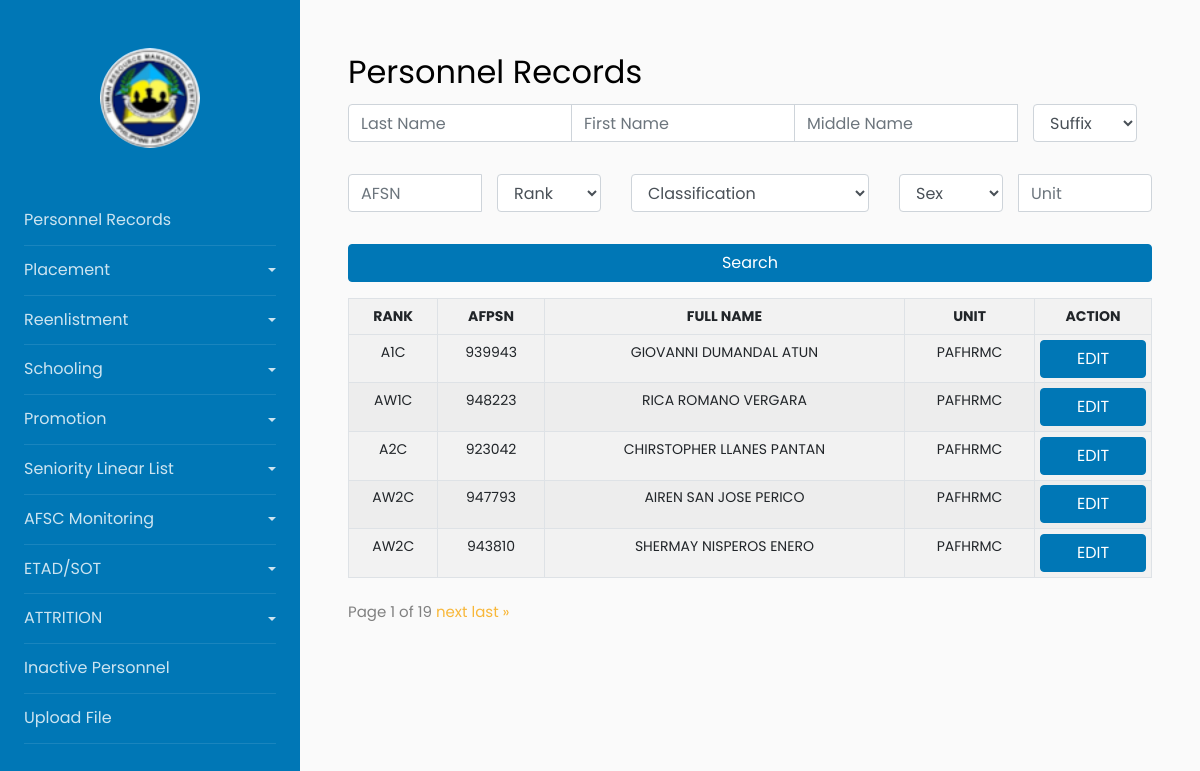
Before: / with the older database file.
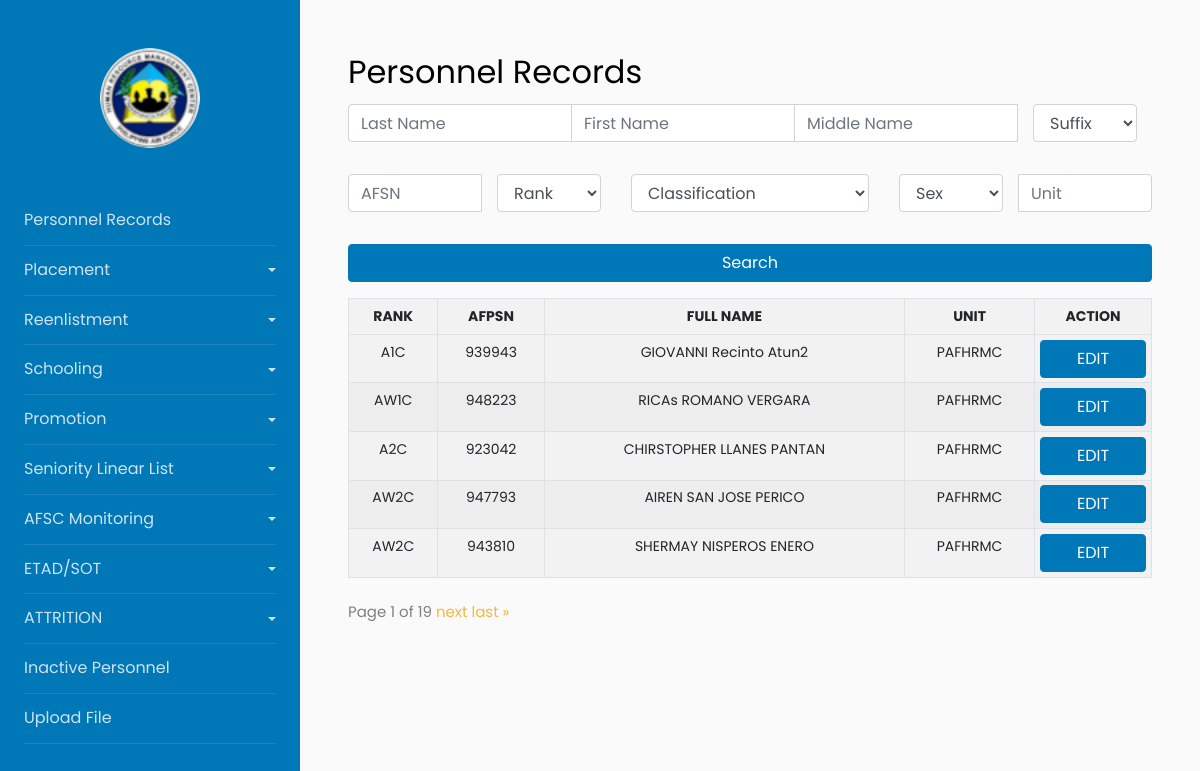
After: the same page with the newer database file.
### myapp/models.py (models this page shows, shortened)
class PersonnelItem(models.Model):
    NR = models.CharField(max_length=200, blank=True, null=True)
    RANK = models.CharField(max_length=200)
    LAST_NAME = models.CharField(max_length=200)
    FIRST_NAME = models.CharField(max_length=200)
    MIDDLE_NAME = models.CharField(max_length=200)
    EXTENSION_NAME = models.CharField(max_length=200, blank=True, null=True)
    SERIAL_NUMBER = models.CharField(max_length=200)
    BOS = models.CharField(max_length=200)
    SEX = models.CharField(max_length=10)
    BIRTHDAY = models.DateField()
    CONTACT_NUMBER = models.CharField(max_length=200, blank=True, null=True)
    ADDRESS = models.CharField(max_length=200)
    REGULAR_RESERVE = models.CharField(max_length=200, blank=True, null=True)
    PILOT_RATED_NON_RATED = models.CharField(max_length=200, blank=True, null=True)
    AFSC = models.CharField(max_length=200, blank=True, null=True)
    HIGHEST_PME_COURSES = models.CharField(max_length=200, blank=True, null=True)
    EFFECTIVE_DATE_APPOINTMENT = models.DateField()
    EFFECTIVE_DATE_ENTERED = models.DateField()
    LENGTH_OF_SERVICE = models.CharField(max_length=200)
    DATE_LAST_PROMOTION_APPOINTMENT = models.DateField(max_length=200, blank=True, null=True)
    UNIT = models.CharField(max_length=200)
    SUB_UNIT = models.CharField(max_length=200, blank=True, null=True)
    DATE_LAST_1ST_TRANCH_REENLISTMENT = models.DateField(max_length=200, blank=True, null=True)
    DATE_LAST_2ND_TRANCH_REENLISTMENT = models.DateField(max_length=200, blank=True, null=True)

### myapp/views.py (the view)
# urls.py: path('', views.index, name='index'),
def index(request):
    last_name_query = request.GET.get('last_name')
    first_name_query = request.GET.get('first_name')
    middle_name_query = request.GET.get('middle_name')
    suffix_query = request.GET.get('suffix')
    afsn_query = request.GET.get('afsn')
    rank_query = request.GET.get('rank')
    classification_query = request.GET.get('classification')
    sex_query = request.GET.get('sex')
    unit_query = request.GET.get('unit')
    filters = Q()
    if last_name_query:
        filters &= Q(LAST_NAME__icontains=last_name_query)
    if first_name_query:
        filters &= Q(FIRST_NAME__icontains=first_name_query)
    if middle_name_query:
        filters &= Q(MIDDLE_NAME__icontains=middle_name_query)
    if suffix_query and suffix_query != "Suffix":
        filters &= Q(EXTENSION_NAME__icontains=suffix_query)
    if afsn_query:
        filters &= Q(SERIAL_NUMBER__icontains=afsn_query)  # Change this to 'SERIAL_NUMBER'
    if rank_query and rank_query != "Rank":
        filters &= Q(RANK__icontains=rank_query)
    if classification_query and classification_query != "Classification":
        filters &= Q(CLASSIFICATION__icontains=classification_query)
    if sex_query and sex_query != "Sex":
        filters &= Q(SEX__icontains=sex_query)
    if unit_query:
        filters &= Q(UNIT__icontains=unit_query)
    persons = PersonnelItem.objects.filter(filters)
    paginator = Paginator(persons, 5)
    page_num = request.GET.get("page")
    persons = paginator.get_page(page_num)
    return render(request, 'myapp/index.html', {
        'persons': persons,
        'last_name_query': last_name_query,
        'first_name_query': first_name_query,
        'middle_name_query': middle_name_query,
        'suffix_query': suffix_query,
        'afsn_query': afsn_query,
        'rank_query': rank_query,
        'classification_query': classification_query,
        'sex_query': sex_query,
        'unit_query': unit_query,
    })

### myapp/templates/myapp/index.html (shortened to what this page needs)
{% extends 'Base/base.html' %}
{% block content %}
<h2>Personnel Records</h2>
{% include 'myapp/searchforms.html' %}
{% include 'myapp/tablewithPaginator.html' %}
{% endblock %}

### myapp/templates/myapp/tablewithPaginator.html (shortened to what this page needs)
     <table class="table table-responsive-sm table-bordered table-striped table-sm">
      <tr>
          <th>RANK</th>
          <th>AFPSN</th>
          <th>FULL NAME</th>
          <th>UNIT</th>
          <th>ACTION</th>
      </tr>
      {% for person in persons %}
      <tr>
        <td>{{ person.RANK }}</td>
        <td>{{ person.SERIAL_NUMBER }}</td>
        <td>{{ person.FIRST_NAME}} {{person.MIDDLE_NAME}} {{person.LAST_NAME}}</td>
        <td>{{ person.UNIT }}</td>
        <td>
        <button
                class="btn btn-primary openModalButton"
                data-rank="{{ person.RANK }}"
                data-lastname="{{ person.LAST_NAME }}"
                data-firstname="{{ person.FIRST_NAME }}"
                data-middlename="{{ person.MIDDLE_NAME }}"
                data-suffix="{{ person.EXTENSION_NAME }}"
                data-unit="{{ person.UNIT }}"
                data-afpsn="{{ person.SERIAL_NUMBER }}"
                data-unit="{{ person.UNIT }}"
                data-subunit="{{ person.SUB_UNIT }}"
                data-birthday="{{ person.BIRTHDAY }}"
                data-contactnumber="{{ person.CONTACT_NUMBER }}"
                data-sex="{{ person.SEX }}"
                data-address="{{ person.ADDRESS }}"
                data-afsc="{{ person.AFSC }}"
                data-highestpme="{{ person.HIGHEST_PME_COURSES }}"
                data-dateenteredmilitary="{{ person.EFFECTIVE_DATE_ENTERED }}"
                data-datelastpromotion="{{ person.DATE_LAST_PROMOTION_APPOINTMENT }}"
                data-lengthofservice="{{ person.LENGTH_OF_SERVICE }}"
                data-toggle="modal"
                data-target="#myModal">EDIT</button>
        </td>
    </tr>
      {% endfor %}
  </table>
  <div class="pagination">
    <span class="step-links">
        <span class="current">
            Page {{ persons.number }} of {{ persons.paginator.num_pages }}
        </span>
        {% if persons.has_next %}
            <a href="?page={{ persons.next_page_number }}">next</a>
            <a href="?page={{ persons.paginator.num_pages }}">last &raquo;</a>
        {% endif %}
    </span>
  </div>

Changed rows visible on the page:
changed PersonnelItem "GIOVANNI": MIDDLE_NAME "DUMANDAL" → "Recinto"; LAST_NAME "ATUN" → "Atun2"
changed PersonnelItem "AW1C": FIRST_NAME "RICA" → "RICAs"
